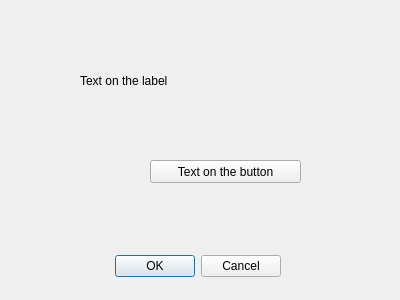
<?xml version="1.0" encoding="UTF-8"?>
<ui version="4.0">
 <class>Dialog</class>
 <widget class="QDialog" name="Dialog">
  <property name="geometry">
   <rect>
    <x>0</x>
    <y>0</y>
    <width>400</width>
    <height>300</height>
   </rect>
  </property>
  <property name="windowTitle">
   <string>Dialog</string>
  </property>
  <widget class="QDialogButtonBox" name="buttonBox">
   <property name="geometry">
    <rect>
     <x>-60</x>
     <y>250</y>
     <width>341</width>
     <height>32</height>
    </rect>
   </property>
   <property name="orientation">
    <enum>Qt::Horizontal</enum>
   </property>
   <property name="standardButtons">
    <set>QDialogButtonBox::Cancel|QDialogButtonBox::Ok</set>
   </property>
  </widget>
  <widget class="QLabel" name="labelName">
   <property name="geometry">
    <rect>
     <x>80</x>
     <y>60</y>
     <width>91</width>
     <height>41</height>
    </rect>
   </property>
   <property name="text">
    <string>Text on the label</string>
   </property>
  </widget>
  <widget class="QPushButton" name="pushButtonName">
   <property name="geometry">
    <rect>
     <x>150</x>
     <y>160</y>
     <width>151</width>
     <height>23</height>
    </rect>
   </property>
   <property name="text">
    <string>Text on the button</string>
   </property>
   <property name="default">
    <bool>false</bool>
   </property>
  </widget>
 </widget>
 <resources/>
 <connections>
  <connection>
   <sender>buttonBox</sender>
   <signal>accepted()</signal>
   <receiver>Dialog</receiver>
   <slot>accept()</slot>
   <hints>
    <hint type="sourcelabel">
     <x>248</x>
     <y>254</y>
    </hint>
    <hint type="destinationlabel">
     <x>157</x>
     <y>274</y>
    </hint>
   </hints>
  </connection>
  <connection>
   <sender>buttonBox</sender>
   <signal>rejected()</signal>
   <receiver>Dialog</receiver>
   <slot>reject()</slot>
   <hints>
    <hint type="sourcelabel">
     <x>316</x>
     <y>260</y>
    </hint>
    <hint type="destinationlabel">
     <x>286</x>
     <y>274</y>
    </hint>
   </hints>
  </connection>
 </connections>
</ui>
